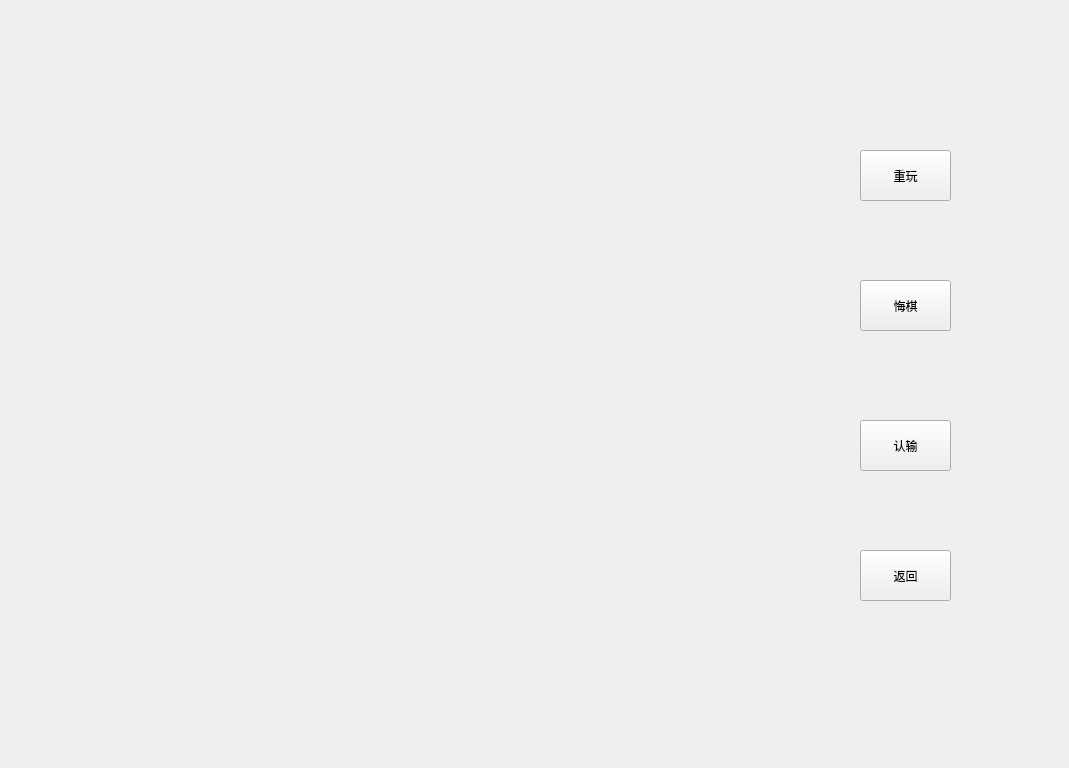
<?xml version="1.0" encoding="UTF-8"?>
<ui version="4.0">
 <class>ComputerGame</class>
 <widget class="QWidget" name="ComputerGame">
  <property name="geometry">
   <rect>
    <x>0</x>
    <y>0</y>
    <width>1069</width>
    <height>768</height>
   </rect>
  </property>
  <property name="windowTitle">
   <string>Form</string>
  </property>
  <widget class="QWidget" name="widget" native="true">
   <property name="geometry">
    <rect>
     <x>820</x>
     <y>110</y>
     <width>181</width>
     <height>561</height>
    </rect>
   </property>
   <widget class="QPushButton" name="pushButton">
    <property name="geometry">
     <rect>
      <x>40</x>
      <y>40</y>
      <width>91</width>
      <height>51</height>
     </rect>
    </property>
    <property name="text">
     <string>重玩</string>
    </property>
   </widget>
   <widget class="QPushButton" name="pushButton_2">
    <property name="geometry">
     <rect>
      <x>40</x>
      <y>170</y>
      <width>91</width>
      <height>51</height>
     </rect>
    </property>
    <property name="text">
     <string>悔棋</string>
    </property>
   </widget>
   <widget class="QPushButton" name="pushButton_3">
    <property name="geometry">
     <rect>
      <x>40</x>
      <y>310</y>
      <width>91</width>
      <height>51</height>
     </rect>
    </property>
    <property name="text">
     <string>认输</string>
    </property>
   </widget>
   <widget class="QPushButton" name="pushButton_4">
    <property name="geometry">
     <rect>
      <x>40</x>
      <y>440</y>
      <width>91</width>
      <height>51</height>
     </rect>
    </property>
    <property name="text">
     <string>返回</string>
    </property>
   </widget>
  </widget>
 </widget>
 <resources/>
 <connections/>
</ui>
